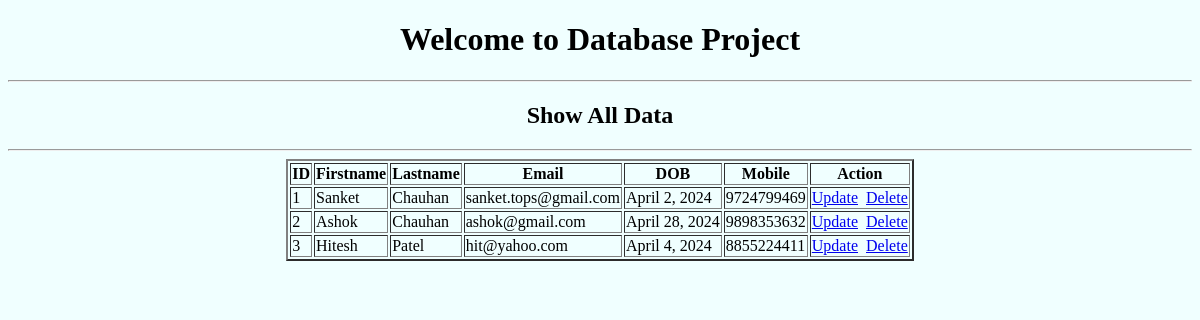
The app's page /showdata/, older data.
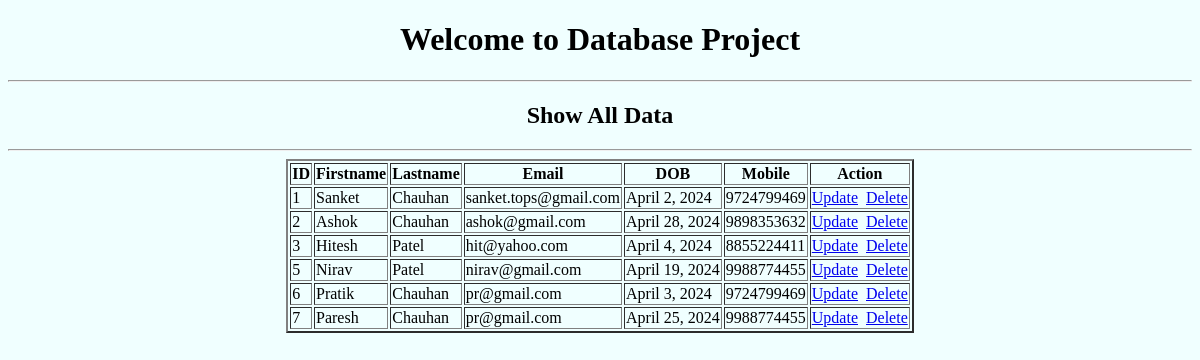
The same page, newer data.
### myapp/models.py (models this page shows)
class userinfo(models.Model):
    firstname=models.CharField(max_length=20)
    lastname=models.CharField(max_length=20)
    email=models.EmailField()
    dob=models.DateField()
    mobile=models.BigIntegerField()

### myapp/views.py (the view)
# urls.py: path('showdata/',views.showdata,name='showdata'),
def showdata(request):
    data=userinfo.objects.all()
    return render(request,'showdata.html',{'data':data})

### myapp/templates/showdata.html (shortened to what this page needs)
<!DOCTYPE html>
<html lang="en">
<head>
</head>
<body style="background-color: azure;">
    <center><h1>Welcome to Database Project</h1></center>
    <hr>
    <center><h2>Show All Data</h2></center>
    <hr>
    <table border="2" align="center">
        <tr>
            <th>ID</th>
            <th>Firstname</th>
            <th>Lastname</th>
            <th>Email</th>
            <th>DOB</th>
            <th>Mobile</th>
            <th>Action</th>
        </tr>
        {% for i in data %}
        <tr>
            <td>{{i.id}}</td>
            <td>{{i.firstname}}</td>
            <td>{{i.lastname}}</td>
            <td>{{i.email}}</td>
            <td>{{i.dob}}</td>
            <td>{{i.mobile}}</td>
            <td><a href="/updatedata/{{i.id}}">Update</a>&nbsp;&nbsp;<a href="/deletedata/{{i.id}}">Delete</a></td>
        </tr>
        {% endfor %}
    </table>
</body>
</html>

Row changes from the older to the newer data that the page shows:
added userinfo: id "5", firstname "Nirav", lastname "Patel", email "nirav@gmail.com", dob "April 19, 2024", mobile "9988774455"
added userinfo: id "6", firstname "Pratik", lastname "Chauhan", email "pr@gmail.com", dob "April 3, 2024", mobile "9724799469"
added userinfo: id "7", firstname "Paresh", lastname "Chauhan", email "pr@gmail.com", dob "April 25, 2024", mobile "9988774455"
